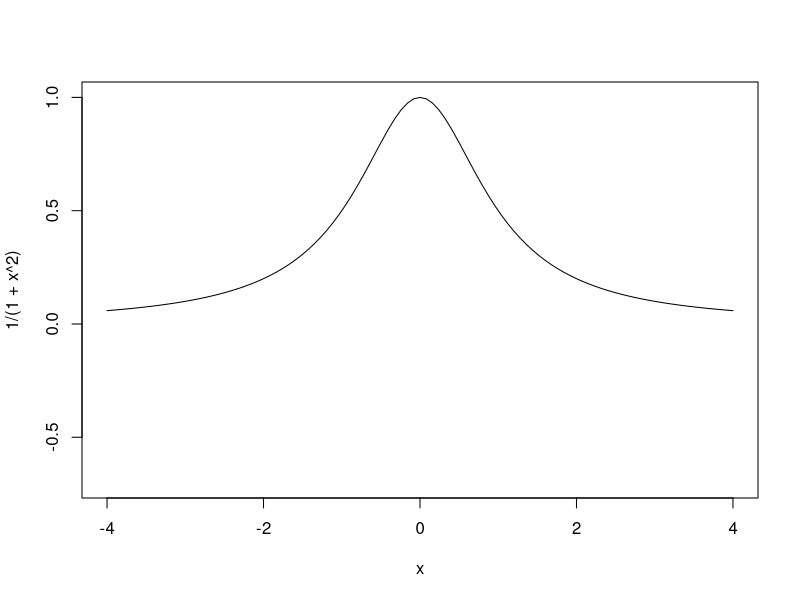
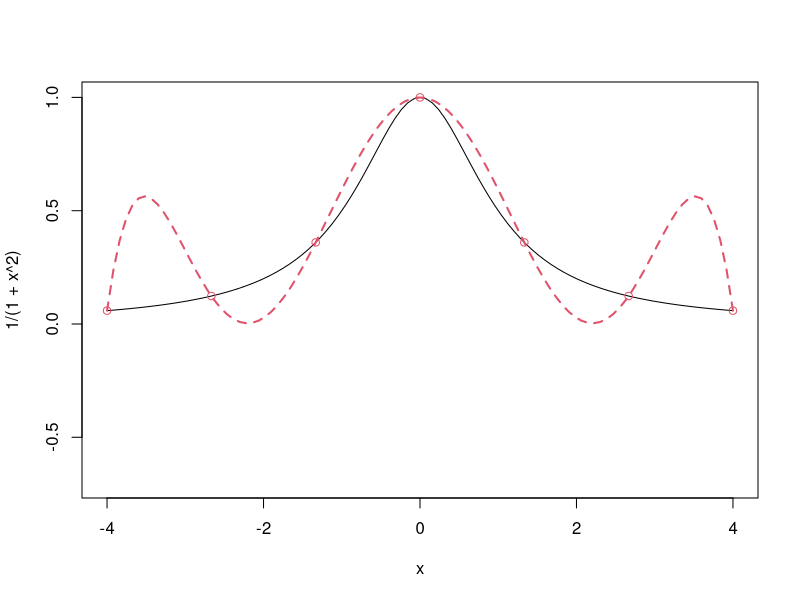
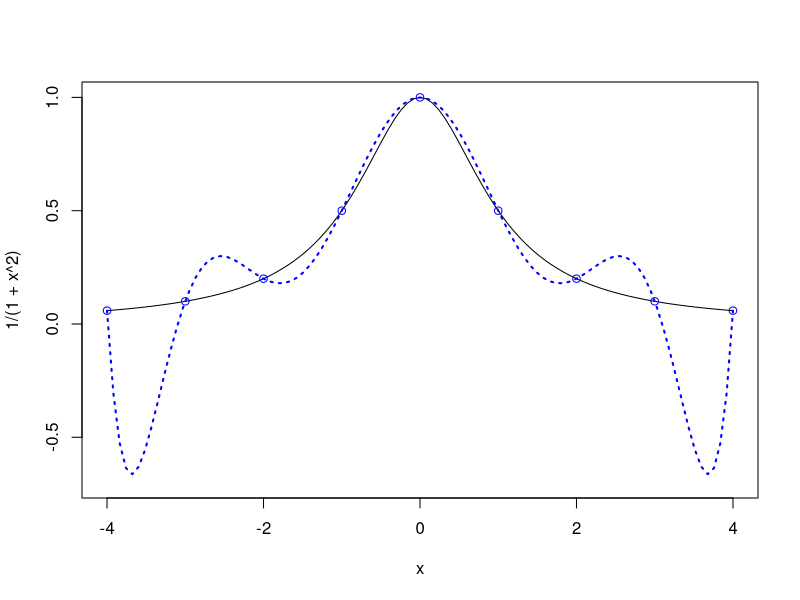
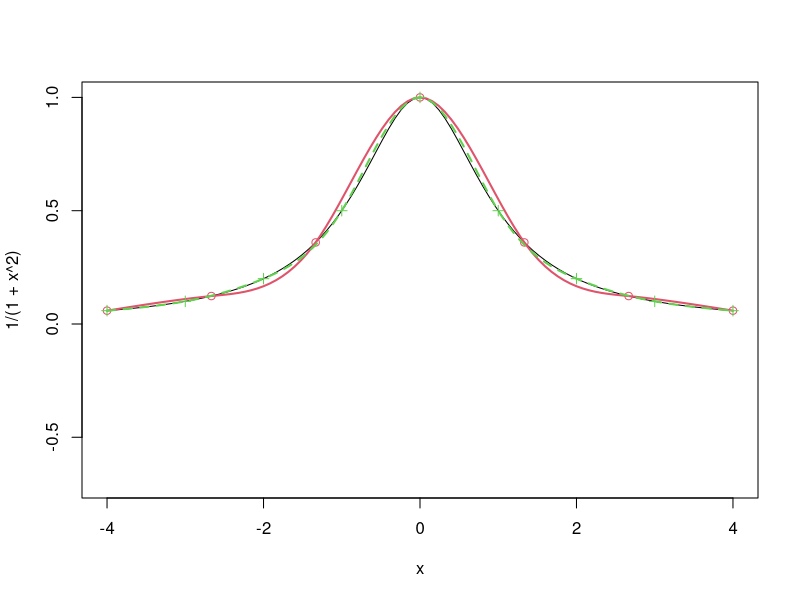
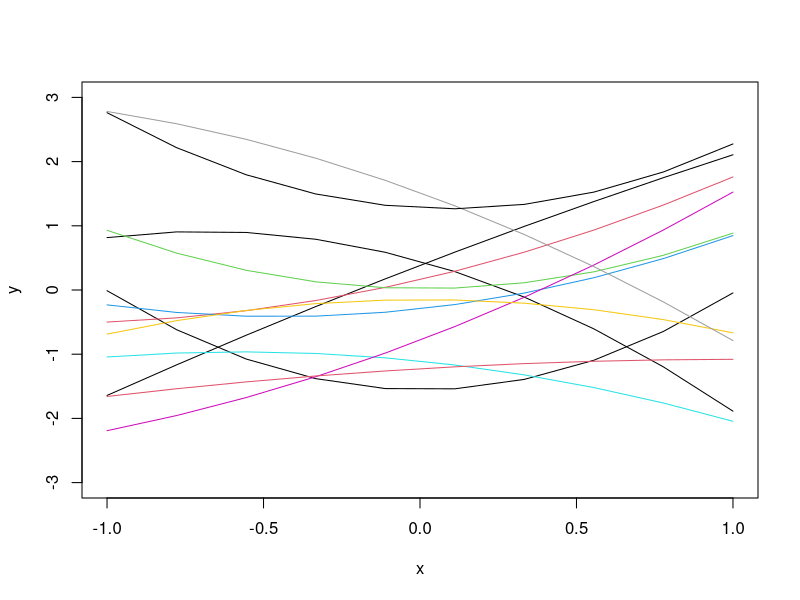
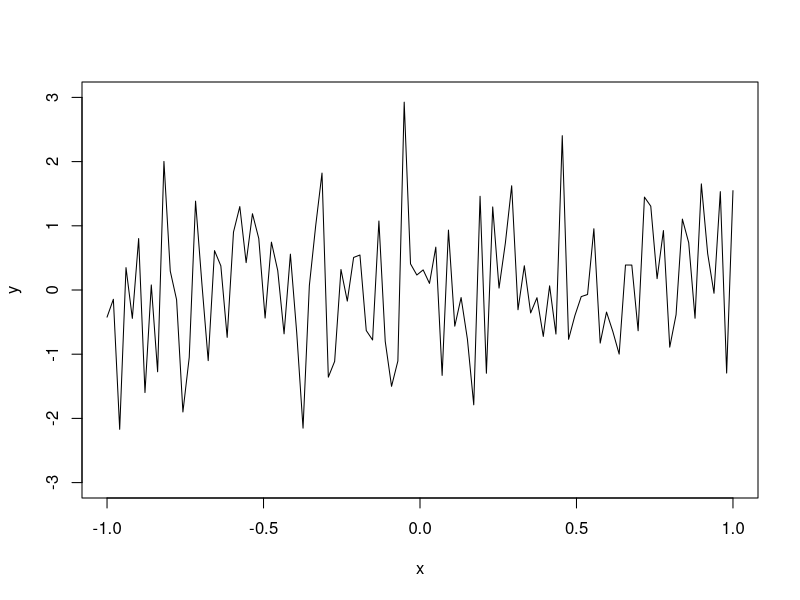
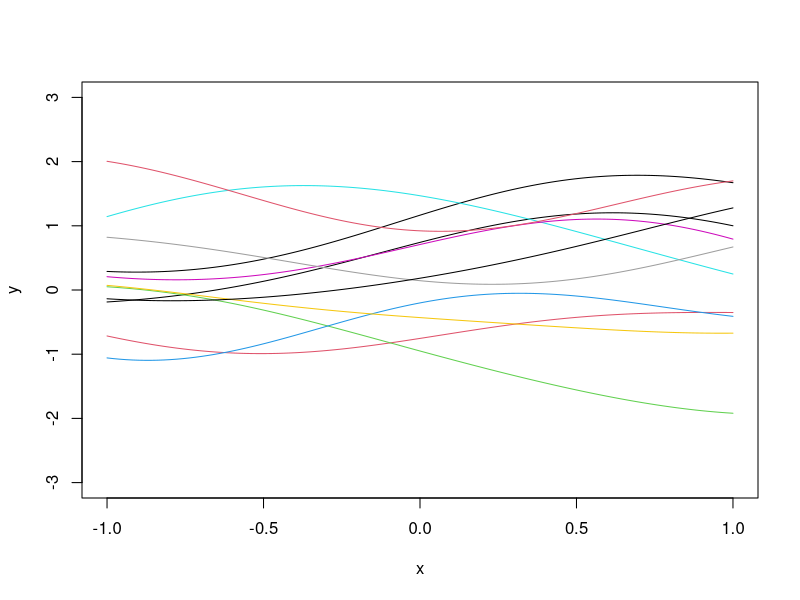
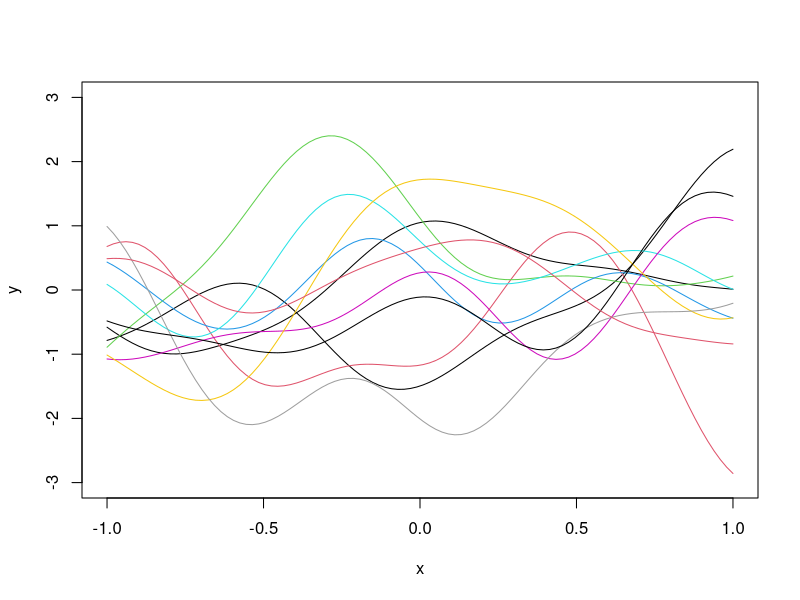

Recreate these plots in R, in order.
## ---- chunk 1
curve(1/(1+x^2), from=-4, to=4, ylim=c(-.7,1))
## ---- chunk 2
curve(1/(1+x^2), from=-4, to=4, ylim=c(-.7,1))
x=seq(-4,4,length=7)
y=1/(1+x^2)
X=as.matrix(cbind(1,x,x^2,x^3,x^4,x^5,x^6))
a=solve(X,y)
u=seq(-4,4,length=100)
yhat=u
for(i in 1:100)
  yhat[i]=sum(c(1,u[i],u[i]^2,u[i]^3,u[i]^4,u[i]^5,u[i]^6)*a)
lines(u,yhat, col=2, lty=2, lwd = 2)
points(x,y,col=2)
## ---- chunk 3
curve(1/(1+x^2), from=-4, to=4, ylim=c(-.7,1))
x=seq(-4,4,length=9)
y=1/(1+x^2)
X=as.matrix(cbind(1,x,x^2,x^3,x^4,x^5,x^6,x^7,x^8))
a=solve(X,y)
u=seq(-4,4,length=100)
yhat=u
for(i in 1:100)
  yhat[i]=sum(c(1,u[i],u[i]^2,u[i]^3,u[i]^4,u[i]^5,u[i]^6, u[i]^7,u[i]^8)*a)
lines(u,yhat, col='blue', lty=3, lwd = 2)
points(x,y,col="blue")
## ---- chunk 4
curve(1/(1+x^2), from=-4, to=4, ylim=c(-.7,1))

# Splines with 7 points

x=seq(-4,4,length=7)
y=1/(1+x^2)
points(x,y,col=2)
a=splinefun(x,y,method="natural")
curve(a,add=T,col=2, lwd = 2)

# Splines with 9 points

x=seq(-4,4,length=9)
y=1/(1+x^2)
points(x,y, pch=3,col=3)
a=splinefun(x,y,method="natural")
curve(a,add=T,col=3, lty=2, lwd = 2)
## ---- chunk 5
x=seq(-1,1,length=10)
b=rnorm(3)
y=b[1]+b[2]*x+b[3]*x^2
plot(x,y,"l", ylim=c(-3,3))
b=rnorm(3)
y=b[1]+b[2]*x+b[3]*x^2
lines(x,y,"l")
for(i in 1:10)
{b=rnorm(3)
y=b[1]+b[2]*x+b[3]*x^2
lines(x,y,"l",col=i)}
## ---- chunk 6
N=100
x=seq(-1,1,length=N)
y=rnorm(N)
plot(x,y,"l", ylim=c(-3,3))
## ---- chunk 7
E=as.matrix(dist(x, diag=T, ,upper=T))

# Correlation matrix R
R=exp(-0.5*E^2)
eig=eigen(R)
R.sqrt=eig$vec%*%diag(sqrt(eig$val+10^(-10)))%*%t(eig$vec)
z=rnorm(N)
y=R.sqrt%*%z
plot(x,y,"l", ylim=c(-3,3))
for(i in 1:10)
  lines(x,R.sqrt%*%rnorm(N),col=i)
## ---- chunk 8
E=as.matrix(dist(x, diag=T, ,upper=T))

# Correlation matrix R
R=exp(-5*E^2)
eig=eigen(R)
R.sqrt=eig$vec%*%diag(sqrt(eig$val+10^(-10)))%*%t(eig$vec)
z=rnorm(N)
y=R.sqrt%*%z
plot(x,y,"l", ylim=c(-3,3))
for(i in 1:10)
  lines(x,R.sqrt%*%rnorm(N),col=i)
## ---- chunk 9
# Computer model
f=function(x)
  sin(30*(x-.9)^4)*cos(2*(x-.9))+(x-.9)/2

n=10
D=seq(0,1,length=n)
y=f(D)
curve(f(x),from=0,to=1, ylim = c(-0.75, 0.55))
points(D,y,pch=4,cex=2)
E=as.matrix(dist(D, diag=T, upper=T))
theta=100
R=exp(-theta*E^2)
mu=0
I=diag(n)
Rinv=solve(R+10^(-10)*I)
coef=Rinv%*%(y-mu)

basis=function(h)
  exp(-theta*h^2)
r=function(x)
{
  vec=basis(x-D)
  return(vec)
}

fhat=function(x)
  mu+t(r(x))%*%coef

sigma2=drop(1/n*t(y-mu)%*%Rinv%*%(y-mu))
f.var=function(x)
  sigma2*(1-t(r(x))%*%Rinv%*%r(x))

N=1000
u=seq(0,1,length=N)
y.pred=y.low=y.high=numeric(N)
for(i in 1:N)
{
  y.pred[i]=fhat(u[i])
  SD=sqrt(f.var(u[i]))
  y.low[i]=y.pred[i]-2*SD
  y.high[i]=y.pred[i]+2*SD
}

lines(u,y.pred,col=3,lwd=2)
lines(u,y.low,lty=2,col=2,lwd=2)
lines(u,y.high,lty=2,col=2,lwd=2)
test=u
# RMSE
sqrt(mean((apply(cbind(test),1,fhat)-f(test))^2))
## ---- chunk 10
curve(f(x),from=0,to=1, ylim = c(-0.75, 0.55))
points(D,y,pch=4,cex=2)
E=as.matrix(dist(D, diag=T, upper=T))
theta=100
R=exp(-theta*E^2)
mu=100
I=diag(n)
Rinv=solve(R+10^(-10)*I)
coef=Rinv%*%(y-mu)

basis=function(h)
  exp(-theta*h^2)
r=function(x)
{
  vec=basis(x-D)
  return(vec)
}

fhat=function(x)
  mu+t(r(x))%*%coef

sigma2=drop(1/n*t(y-mu)%*%Rinv%*%(y-mu))
f.var=function(x)
  sigma2*(1-t(r(x))%*%Rinv%*%r(x))

N=1000
u=seq(0,1,length=N)
y.pred=y.low=y.high=numeric(N)
for(i in 1:N)
{
  y.pred[i]=fhat(u[i])
  SD=sqrt(f.var(u[i]))
  y.low[i]=y.pred[i]-2*SD
  y.high[i]=y.pred[i]+2*SD
}

lines(u,y.pred,col=3,lwd=2)
lines(u,y.low,lty=2,col=2,lwd=2)
lines(u,y.high,lty=2,col=2,lwd=2)
## ---- chunk 11
f=function(x)
  sin(30*(x-.9)^4)*cos(2*(x-.9))+(x-.9)/2

n=10
D=seq(0,1,length=n)
y=f(D)
curve(f(x),from=0,to=1, ylim= c(-0.75, 0.55))
points(D,y)
E=as.matrix(dist(D, diag=T, upper=T))
theta=100
R=exp(-theta*E^2)
one=rep(1,n)
I=diag(n)
Rinv=solve(R+10^(-10)*I)
mu=drop(t(one)%*%Rinv%*%y/(t(one)%*%Rinv%*%one))
mu
coef=Rinv%*%(y-mu)

basis=function(h)
  exp(-theta*h^2)
r=function(x)
{
  vec=basis(x-D)
  return(vec)
}

sigma2=drop(1/n*t(y-mu)%*%Rinv%*%(y-mu))
f.var=function(x)
{ 
  fac=1/(one%*%Rinv%*%one)
  val=sigma2*(1-t(r(x))%*%Rinv%*%r(x)+fac*(1-t(r(x))%*%Rinv%*%one)^2)
  return(val)
}


fhat=function(x)
  mu+t(r(x))%*%coef
N=1000
u=seq(0,1,length=N)
y.pred=y.low=y.high=numeric(N)
for(i in 1:N)
{
  y.pred[i]=fhat(u[i])
  SD=sqrt(f.var(u[i]))
  y.low[i]=y.pred[i]-2*SD
  y.high[i]=y.pred[i]+2*SD
}

lines(u,y.pred,col=3,lwd=2)
lines(u,y.low,lty=2,col=2,lwd=2)
lines(u,y.high,lty=2,col=2,lwd=2)
test=u

# RMSE
sqrt(mean((apply(cbind(test),1,fhat)-f(test))^2))
